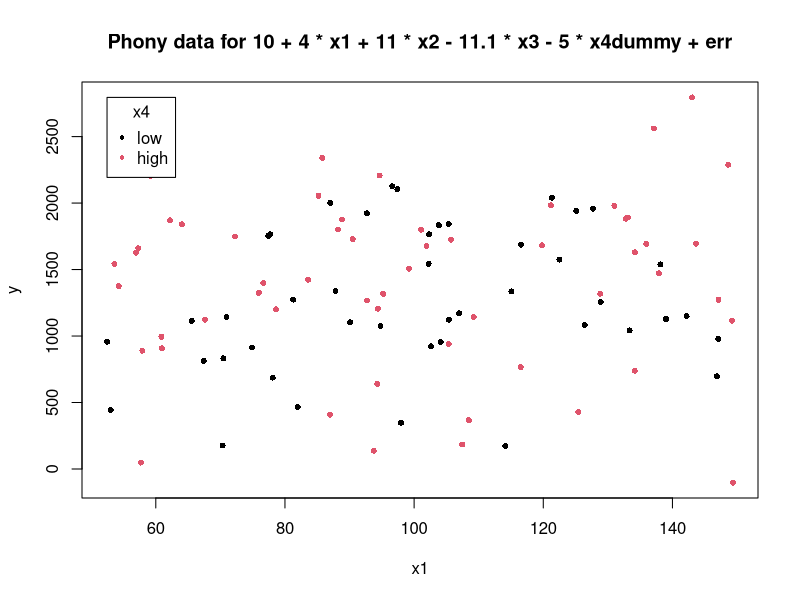
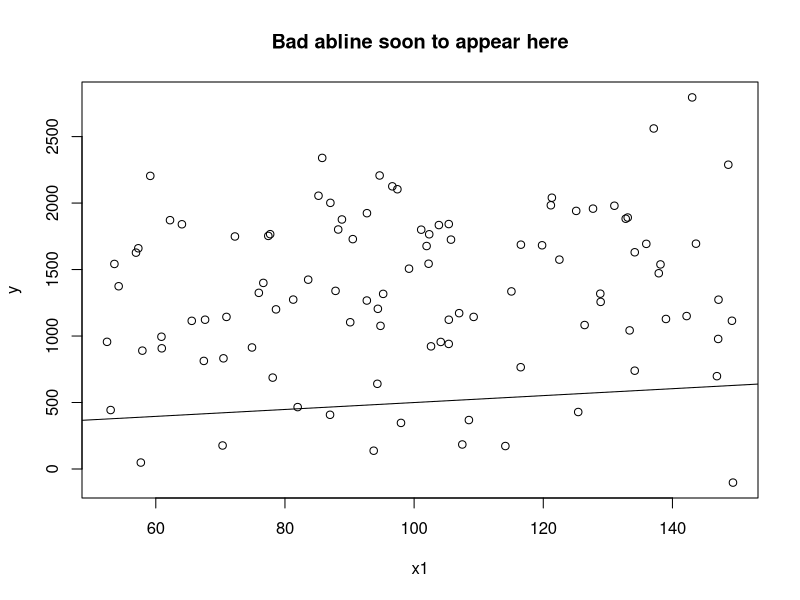
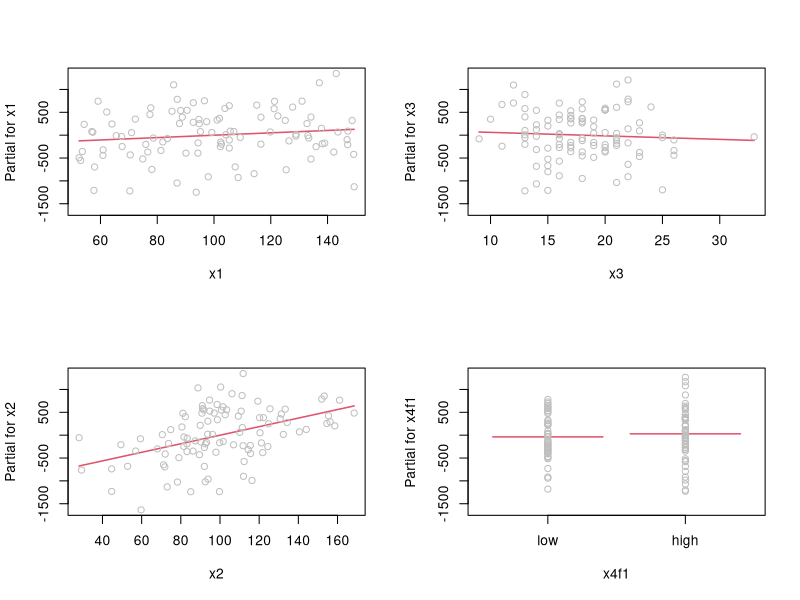
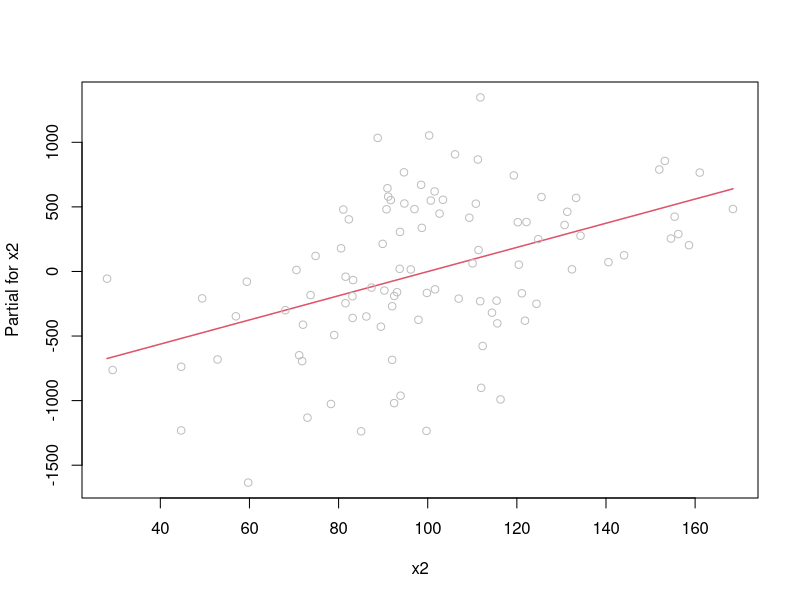
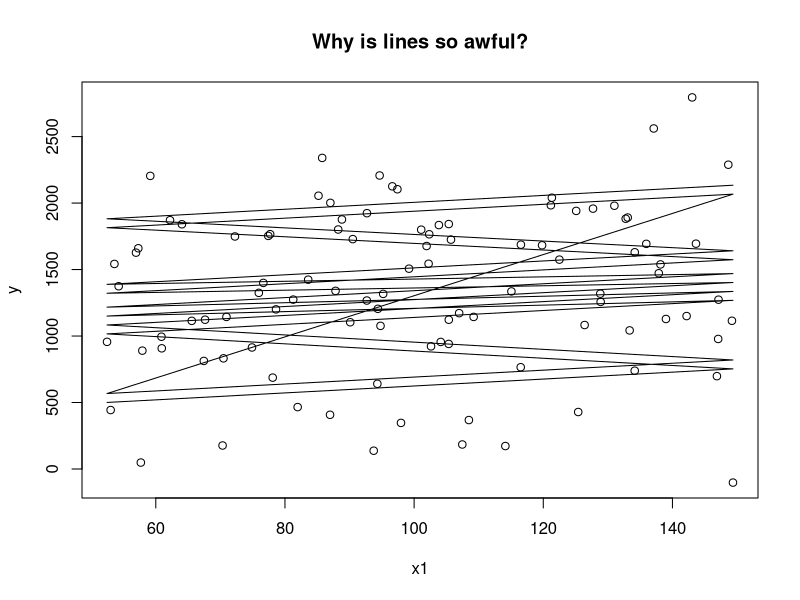
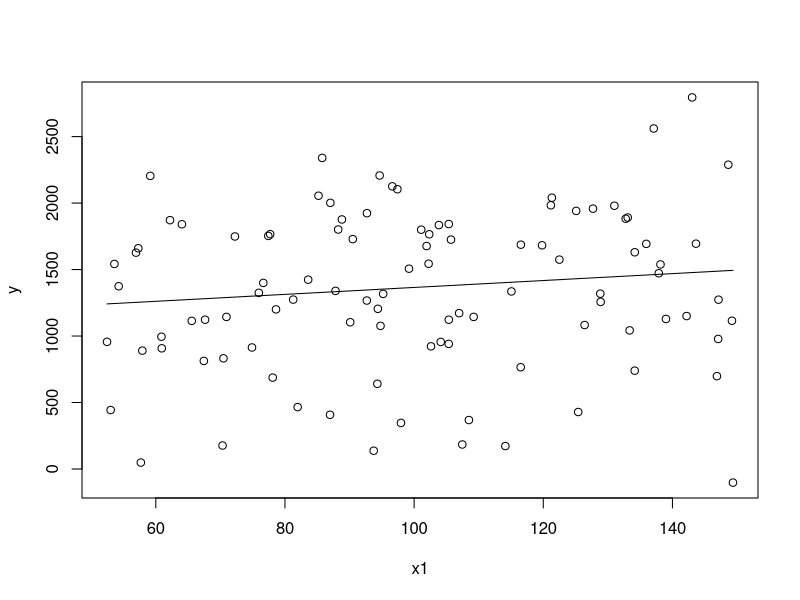
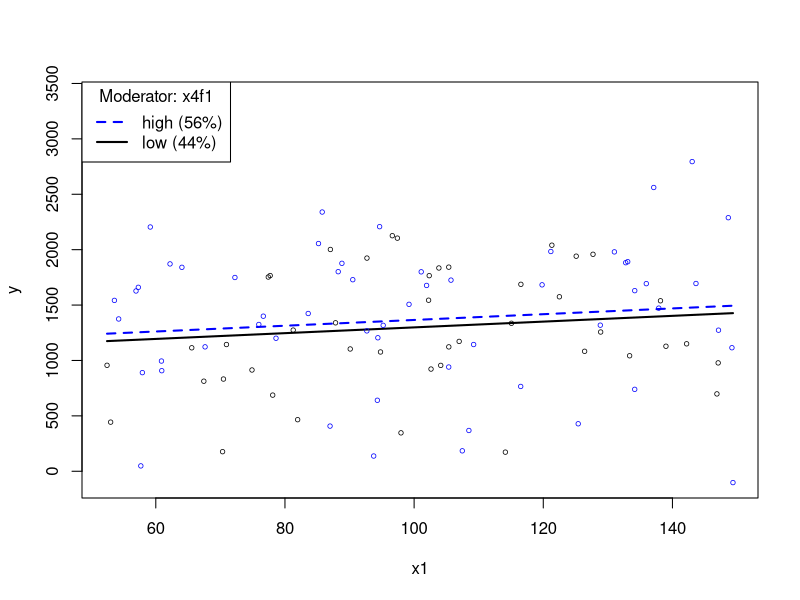
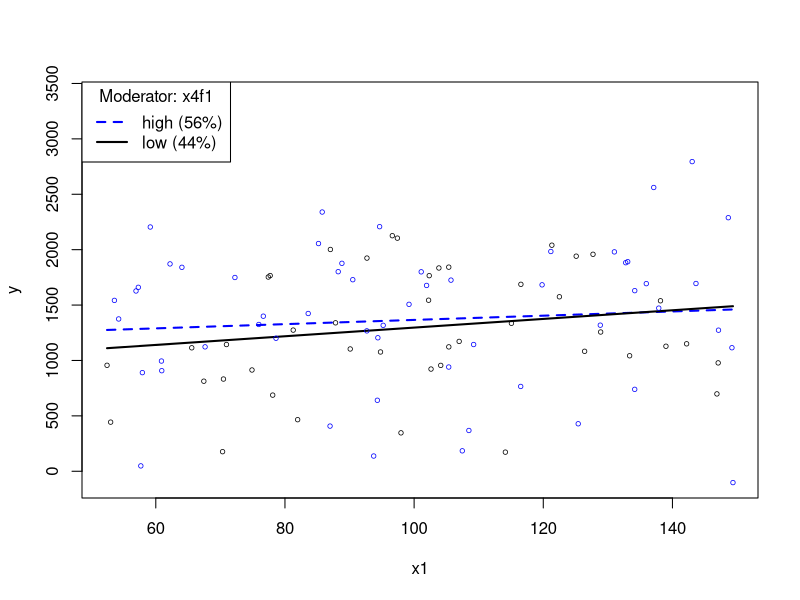

Source code (R) for these figures, in order: (Note: this script raises an error after producing the figures.)
## Paul Johnson
## some miscellaneous regression plots  poking and soaking
## 2013-04-21

## I see now that student users are confused about R's predict.

## Synopsis. With R functions, here is what you do.

## Step 1. Fit a regression model.
## Step 2. Create a "newdata" data frame
## Step 3. Run predict using the newdata data frame.

## I'll demonstrate that a few times below.

## There are a number of helper functions that try to make this more
## automatic.  The most famous helper is abline. When users run

## m1 <- lm(y ~ x, data = dat)
## plot(y ~ x, data = dat)
## abline(m1)

## "Under the hood," abline is doing Step 2 and Step 3 for
## you. That is a wonderful convenience, but bad for the
## learning process. It does not work with nonlinear
## models, it does not work when there are more predictors.

## My rockchalk package has functions to help with this--
## examples below.

## Along with the R package, the function termplot is the most useful
## regression plotter.  If you did not try it before, some examples
## are offered below.  termplot does not work with models that have
## interactions and it also fails for some nonlinear formulae. That
## started me working on plotSlopes 2 years ago. rockchalk!

## I'll start by fabricating some data.
## As always, N is sample size. To see what's going on,
## leave N small, say 100. But you'll want to come back and
## make it bigger when you see how badly some of these regressions
## fit when there are only 100 cases. I don't mean small R-square
## I men bad slope estimates.
N <- 100
set.seed(234234)
x1 <- runif(N, min = 50, max = 150)
x2 <- rnorm(N, m = 100, sd = 30)
x3 <- rpois(N, lambda = 18)

## We want a categorical variable as well.  In the olden days of SAS,
## I'd create a numeric variable, and then turn it into 0 and 1
##
x4numeric <- rnorm(N)

## x4dummy is numeric, but only 0 and 1
x4dummy <- ifelse( x4numeric < 0, 0, 1)

## The R team wishes we would not treat the qualitative
## variable a numeric 0 or 1. We instead need a factor.

## If we need that to be a factor, there are several ways
## we could do it. I think the most direct is to just
## create a factor in the first place with cut()

x4f1 <- cut(x4numeric, breaks = c(-100, 0, 100), labels =
            c("low","high"))

## I think many people would just use the factor command to
## convert x4dummy, however

x4f2 <- factor(x4dummy, labels = c("low", "high"))

## Look at those side by side, they are the same
table(x4f1, x4f2)

table(x4f1, x4dummy)


## now an error term
stde <- 500
err1 <- rnorm(N, mean = 0, sd = stde )
## That would be same as
# err1 <- stde * rnorm(N)

dat <- data.frame(x1, x2, x3, x4dummy, x4f1, x4f2)

## Manufacture an output variable, using the numeric
dat$y <- with(dat, 10 + 4 * x1 + 11 * x2 - 11.1 * x3  - 5 * x4dummy +   err1)
## clean up the workspace
rm(x1, x2, x3,  x4dummy, x4f1, x4f2)

mytitle <- paste("Phony data for", expression(10 + 4 * x1 + 11 * x2 - 11.1 * x3 - 5 * x4dummy + err))
plot(y ~ x1, data = dat, main = mytitle , type="n")
points(y ~ x1, data = dat, col = as.numeric(dat$x4f1), pch=16, cex=.8)
legend( 1*min(dat$x1), max(dat$y), levels(dat$x4f1), title = "x4",  col = c(1,2), pch = 16, pt.cex = 0.6)

mymod1 <- lm(y ~ x1 + x2 + x3 +  x4f1, data = dat)

summary(mymod1)



plot(y ~ x1, data = dat, main = "Bad abline soon to appear here")

## this creates silly output now:
abline(mymod1)
## Warning message:
## In abline(mymod1) : only using the first two of 5 regression coefficients


## Look what R's predict function does:
## one row for each row in input data

mymod1fit <- predict(mymod1)
cbind(mymod1fit, dat)

## But I don't want all of those predictions. I just want predictions
## for some cases, some interesting ones. Maybe for the average case.


## The termplot function is built into R, it can help
op <- par(no.readonly = TRUE)
par(mfcol=c(2,2))
termplot(mymod1, partial.resid = TRUE, ask = FALSE)
par(op)

## or ask for one termplot
termplot(mymod1, partial.resid = TRUE, ask = FALSE, terms = c("x2"))


## As I mentioned, termplot does not work in some cases,
## and so we need to do a little inspecting to see how steps 1-2-3
## would be conducted.

## I need a new data frame with values for all predictors is
## required. How to get?

## nd1 = newdata example 1

## Manually assemble example values for x1.  set all the other
## predictors at particular values
nd1 <- data.frame( x1 = quantile(dat$x1))
nd1$x2 <- mean(dat$x2, na.rm =TRUE)
nd1$x3 <- mean(dat$x3, na.rm = TRUE)
nd1$x4f1 <- factor(c("high"))
nd1

## In rockchalk 1.8, there's a function to do that automatically
## for any regression. Look for newdata().

## Can put prediction into data frame now
nd1$fit <- predict(mymod1, newdata = nd1)

## If we ask for interval, the output is a matrix with 3 columns
predict(mymod1, newdata = nd1, interval = "confidence")

## I prefer to rename columns and insert to data frame
m1p1 <- predict(mymod1, newdata = nd1, interval = "confidence")
colnames(m1p1) <- paste("m1p1", colnames(m1p1), sep = "")
## Can add that do nd1
nd1 <- cbind(nd1, m1p1)


## That's a bit of a hassle, the expand.grid function can
## facilitate if you want to mix and match more easily.
## It allows us to mix in more values. Try this.

nd2 <- expand.grid( x1 = quantile(dat$x1), x2 = quantile(dat$x2),
                   x3 = mean(dat$x3, na.rm =TRUE), x4f1 = levels (dat$x4f1))

## appends fitted value to the nd2 data frame.
nd2$fit <- predict(mymod1, newdata = nd2)

## Can you explain why this plot is useless?
plot(y ~ x1, data = dat, main = "Why is lines so awful?")
lines(fit ~ x1, data = nd2)

## Look at nd2, I mean really study it.


## But not so bad if  you use nd1
plot(y ~ x1, data = dat)
lines(fit ~ x1, data = nd1)
## look at nd1, see how it is less troublesome?


## The newdata() and predictOMatic() functions in rockchalk are
## supposed to help with this
library(rockchalk)
mymod2 <- lm (y ~ x1 * x4f1 + x2 + x3, data=dat)
summary(mymod2)

## Those rockchalk functions use my newdata and predictOMatic
## functions in the background,
## making plots like this that work

## If running interactively, try this to get a fresh device
## dev.new()
plotSlopes(mymod1, plotx = "x1",  modx = "x4f1")
plotSlopes(mymod2, plotx = "x1",  modx = "x4f1")

## Catch the output, you'll see what I mean
m2ps <- plotSlopes(mymod2, plotx = "x1",  modx = "x4f1")
m2ps

## plotSlopes is only for linear equations, but
## plotCurves works just as well for linear and nonlinear
## equations.

plotCurves(mymod2, plotx = "x1",  modx = "x4f1")

## The only reason to  prefer plotSlopes is that it has
## the associated testSlopes method, which is interesting.
testSlopes(m2ps)

## With a numeric interaction, that can be fun.
dat$y2 <- dat$y + 0.4 * dat$x1 * dat$x2

mymod3 <- lm (y2 ~ x1 * x2 + x4f1 + x3, data=dat)
summary(mymod3)

m3ps <- plotSlopes(mymod3, plotx = "x1",  modx = "x2")
m3ps
m3psts <- testSlopes(m3ps)
plot(m3psts)

## Now try termplot

termplot(mymod2)
## Unless something has changed, you will see the same error I do:

## Warning in termplot(mymod2) :
##  'model' appears to involve interactions: see the help page
## Error in `[.data.frame`(mf, , i) : undefined columns selected


## This used to cause an error, now does not
myproblem1 <- lm (y ~ x1 * x4dummy, data = dat)
plotSlopes(myproblem1, modx="x4dummy", plotx="x1")

## Create a more interesting factor variable
## This new one has 4 levels.
dat$x5fac <- cut(rnorm(N), c(-10,-1.5, 0, .6, 10),
                 labels = c("frozen", "cold", "luke", "hot"))
table(dat$x5fac)

## You'll see there is some
## gyration I go through to put that into the model. While
## the factor variable is perfectly good for fitting the regression,
## we have to do some fancy footwork to turn that into numeric
## dummy variables which can be added and multiplied and whatnot.

## Look, 3 columns of 0's and 1's
(x5dummies <- contrasts(dat$x5fac)[dat$x5fac, ])

stde <- 400
## No interaction, yet. Just categorical x5, with coefficients
dat$ynew <- 220 + 15.3* dat$x1 +
    10 * dat$x2 + x5dummies %*% c(11, -12, 23) + stde * rnorm(N)


m3.1 <- lm (ynew ~ x1 + x5fac + x2, data = dat)
summary(m3.1)

## Fit the wrong model? See what happens
m3.2 <- lm (ynew ~ x1 * x5fac + x2, data = dat)
summary(m3.2)

## Now incorporate multiplicative interactions
dat$ynew2 <- dat$ynew +  dat$x1 * x5dummies %*% c(-5.2, 7.4, 1.1)

m3.3 <- lm (ynew2 ~ x1 * x5fac + x2, data = dat)
summary(m3.3)

## WOW. Weird how hard to relate the estimates
## to the "true" coefficients. You have to concentrate :)

## Let's manufacture an outcome variable with less
## noise in it. 
stde <- 100
## We'll throw in the dummy variable effects and the
## interaction effects in one command.
dat$ynew3 <- 220 + 15.3* dat$x1 +
    10 * dat$x2 + x5dummies %*% c(11, -12, 23) +
     dat$x1 * x5dummies %*% c(-5.2, 7.4, 1.1) +
    stde * rnorm(N)

## fit the whole thing in one model, again
m4 <- lm (ynew3 ~ x1 * x5fac + x2, data = dat)
summary(m4)

ps2 <- plotSlopes(m4, plotx = "x1",  modx = "x5fac")

## In rockchalk 1.7, there's a function to get all the
## mix and match values of the predictors. 
(nd <- newdata(m4, predVals = "auto"))
nd$fit <- predict(m4, nd)
nd


## Functions in the car package that some people
## like. They are very well documented in the books
## by John Fox, Applied Regression and the Companion
## to Applied Regression
library(car)

avPlots(mymod1)

crPlots(mymod1)
termplot(mymod1, partial.resid=TRUE, terms="x1")

avPlots(mymod2)
## following causes an error
crPlots(mymod2)
